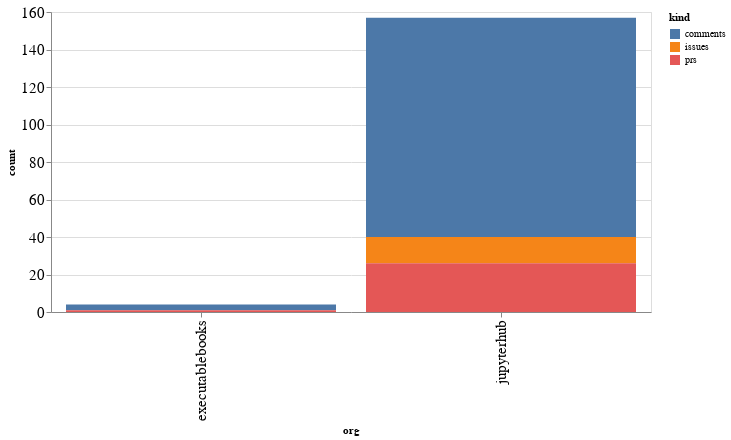

Notebook code for this chart:
### Code cell
alt.Chart(org_summaries, width=600).mark_bar().encode(
    x='org',
    y='count',
    color='kind',
    tooltip="org"
)

### Figure 1 — Vega-Lite specification as saved in the notebook (floating-point values rounded to 4 significant figures)
{"config": {"axisLeft": {"labelFontSize": 15}, "axisBottom": {"labelFontSize": 15}}, "data": {"name": "data-ed08bd0fd03b84283264f8ad5abf167f"}, "mark": "bar", "encoding": {"color": {"type": "nominal", "field": "kind"}, "tooltip": {"type": "nominal", "field": "org"}, "x": {"type": "nominal", "field": "org"}, "y": {"type": "quantitative", "field": "count"}}, "width": 600, "$schema": "https://vega.github.io/schema/vega-lite/v4.8.1.json", "datasets": {"data-ed08bd0fd03b84283264f8ad5abf167f": [{"org": "executablebooks", "kind": "comments", "count": 3}, {"org": "executablebooks", "kind": "prs", "count": 1}, {"org": "jupyterhub", "kind": "comments", "count": 117}, {"org": "jupyterhub", "kind": "issues", "count": 14}, {"org": "jupyterhub", "kind": "prs", "count": 26}]}}
